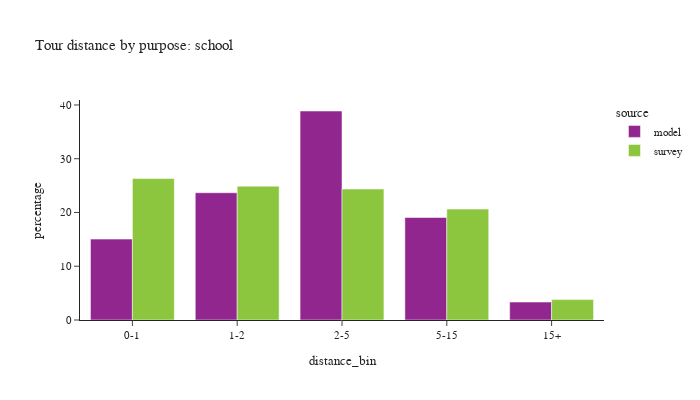

The code cell stored with this chart in its notebook:
### Code cell
plot_bins(tour, tour['pdpurp'] == 2, 'school')

### Figure 1 — Plotly figure (JSON) as saved in the notebook; plotly's stock layout.template omitted (floating-point values rounded to 4 significant figures)
{"data": [{"alignmentgroup": "True", "customdata": [[11142], [17532], [28792], [14121], [2472]], "hovertemplate": "source=model<br>distance_bin=%{x}<br>percentage=%{y}<br>sample count=%{customdata[0]}<extra></extra>", "legendgroup": "model", "marker": {"color": "#91268F", "pattern": {"shape": ""}}, "name": "model", "offsetgroup": "model", "orientation": "v", "showlegend": true, "textposition": "auto", "type": "bar", "x": ["0-1", "1-2", "2-5", "5-15", "15+"], "xaxis": "x", "y": [15.04, 23.67, 38.88, 19.07, 3.338], "yaxis": "y"}, {"alignmentgroup": "True", "customdata": [[157], [158], [200], [115], [22]], "hovertemplate": "source=survey<br>distance_bin=%{x}<br>percentage=%{y}<br>sample count=%{customdata[0]}<extra></extra>", "legendgroup": "survey", "marker": {"color": "#8CC63E", "pattern": {"shape": ""}}, "name": "survey", "offsetgroup": "survey", "orientation": "v", "showlegend": true, "textposition": "auto", "type": "bar", "x": ["0-1", "1-2", "2-5", "5-15", "15+"], "xaxis": "x", "y": [26.31, 24.9, 24.37, 20.63, 3.792], "yaxis": "y"}], "layout": {"barmode": "group", "font": {"size": 11}, "height": 400, "legend": {"title": {"text": "source"}, "tracegroupgap": 0}, "title": {"text": "Tour distance by purpose: school"}, "width": 700, "xaxis": {"anchor": "y", "domain": [0.0, 1.0], "title": {"text": "distance_bin"}}, "yaxis": {"anchor": "x", "domain": [0.0, 1.0], "title": {"text": "percentage"}}}}
